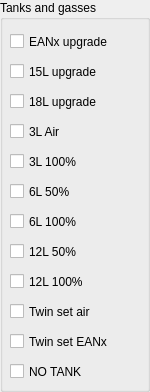
                     <widget class="QGroupBox" name="groupBox_14">
                      <property name="title">
                       <string>Tanks and gasses</string>
                      </property>
                      <widget class="QCheckBox" name="co_twin_air_check">
                       <property name="geometry">
                        <rect>
                         <x>10</x>
                         <y>300</y>
                         <width>111</width>
                         <height>23</height>
                        </rect>
                       </property>
                       <property name="text">
                        <string>Twin set air</string>
                       </property>
                      </widget>
                      <widget class="QCheckBox" name="co_6l_50_check">
                       <property name="geometry">
                        <rect>
                         <x>10</x>
                         <y>180</y>
                         <width>90</width>
                         <height>23</height>
                        </rect>
                       </property>
                       <property name="text">
                        <string>6L 50%</string>
                       </property>
                      </widget>
                      <widget class="QCheckBox" name="co_twin_eanx_check">
                       <property name="geometry">
                        <rect>
                         <x>10</x>
                         <y>330</y>
                         <width>131</width>
                         <height>23</height>
                        </rect>
                       </property>
                       <property name="text">
                        <string>Twin set EANx</string>
                       </property>
                      </widget>
                      <widget class="QCheckBox" name="co_12l_100_check">
                       <property name="geometry">
                        <rect>
                         <x>10</x>
                         <y>270</y>
                         <width>90</width>
                         <height>23</height>
                        </rect>
                       </property>
                       <property name="text">
                        <string>12L 100%</string>
                       </property>
                      </widget>
                      <widget class="QCheckBox" name="co_6l_100_check">
                       <property name="geometry">
                        <rect>
                         <x>10</x>
                         <y>210</y>
                         <width>90</width>
                         <height>23</height>
                        </rect>
                       </property>
                       <property name="text">
                        <string>6L 100%</string>
                       </property>
                      </widget>
                      <widget class="QCheckBox" name="co_15l_upgrade_check">
                       <property name="geometry">
                        <rect>
                         <x>10</x>
                         <y>60</y>
                         <width>131</width>
                         <height>23</height>
                        </rect>
                       </property>
                       <property name="text">
                        <string>15L upgrade</string>
                       </property>
                      </widget>
                      <widget class="QCheckBox" name="co_18l_upgrade_check">
                       <property name="geometry">
                        <rect>
                         <x>10</x>
                         <y>90</y>
                         <width>121</width>
                         <height>23</height>
                        </rect>
                       </property>
                       <property name="text">
                        <string>18L upgrade</string>
                       </property>
                      </widget>
                      <widget class="QCheckBox" name="co_12l_50_check">
                       <property name="geometry">
                        <rect>
                         <x>10</x>
                         <y>240</y>
                         <width>90</width>
                         <height>23</height>
                        </rect>
                       </property>
                       <property name="text">
                        <string>12L 50%</string>
                       </property>
                      </widget>
                      <widget class="QCheckBox" name="co_eanx_upgrade_check">
                       <property name="geometry">
                        <rect>
                         <x>10</x>
                         <y>30</y>
                         <width>121</width>
                         <height>23</height>
                        </rect>
                       </property>
                       <property name="text">
                        <string>EANx upgrade</string>
                       </property>
                      </widget>
                      <widget class="QCheckBox" name="co_no_tank_check">
                       <property name="geometry">
                        <rect>
                         <x>10</x>
                         <y>360</y>
                         <width>131</width>
                         <height>23</height>
                        </rect>
                       </property>
                       <property name="text">
                        <string>NO TANK</string>
                       </property>
                      </widget>
                      <widget class="QCheckBox" name="co_3l_100_check">
                       <property name="geometry">
                        <rect>
                         <x>10</x>
                         <y>150</y>
                         <width>121</width>
                         <height>23</height>
                        </rect>
                       </property>
                       <property name="text">
                        <string>3L 100%</string>
                       </property>
                      </widget>
                      <widget class="QCheckBox" name="co_3l_air_check">
                       <property name="geometry">
                        <rect>
                         <x>10</x>
                         <y>120</y>
                         <width>121</width>
                         <height>23</height>
                        </rect>
                       </property>
                       <property name="text">
                        <string>3L Air</string>
                       </property>
                      </widget>
                     </widget>
